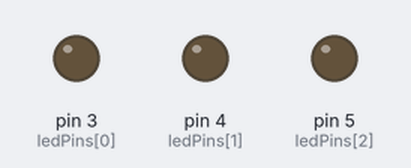
Bench run of a sketch on a simulated Arduino Uno, built with avr-gcc and run on an emulated ATmega328P. On the bench: output pins drawn as LEDs (lit = HIGH).

Above: at 1.0 s.
At 5.0 s:
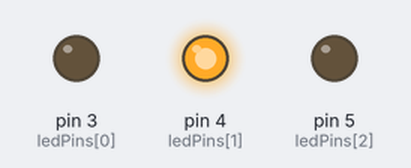
At 7.0 s:
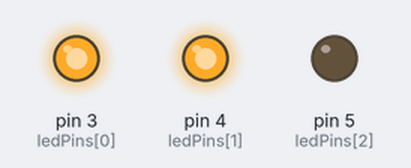
At 9.0 s:
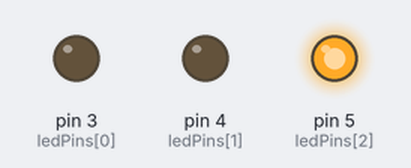
At 13.0 s:
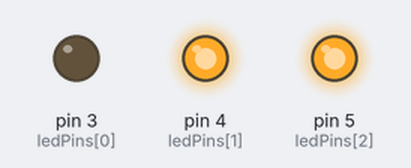
At 19.0 s:
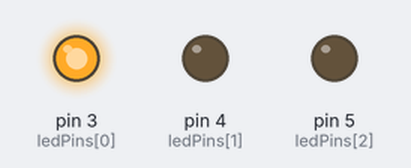
Timing chart, 0 to 20.8 s (numbered marks = the images above):
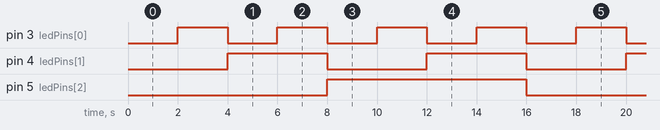

Measured:
- by itself, pin 3 (ledPins[0]): alternates HIGH for 2.0 s and LOW for 2.0 s
- by itself, pin 4 (ledPins[1]): alternates HIGH for 4.0 s and LOW for 4.0 s
- by itself, pin 5 (ledPins[2]): alternates HIGH for 8.0 s and LOW for 8.0 s

The sketch:

Mini_LED_test.ino
```cpp
// [OWPT 수신단 - 3비트(000~111) 순차 점등 테스트]
// 5m 거리 시인성 테스트용

const int ledPins[] = {3, 4, 5}; // 3번이 1의 자리, 5번이 4의 자리

void setup() {
  for (int i = 0; i < 3; i++) {
    pinMode(ledPins[i], OUTPUT);
  }
}

void loop() {
  // 0부터 7까지 숫자(count)를 1씩 증가시킴
  for (int count = 0; count < 8; count++) {

    // 각 숫자를 2진수로 변환해서 LED 켜기
    // 예: count가 3이면 (2진수 011) -> 핀3 ON, 핀4 ON, 핀5 OFF
    for (int i = 0; i < 3; i++) {
      if (bitRead(count, i) == 1) {
        digitalWrite(ledPins[i], HIGH);
      } else {
        digitalWrite(ledPins[i], LOW);
      }
    }

    // 2초 대기 (사진 찍을 시간 확보)
    delay(2000);
  }
}
```
